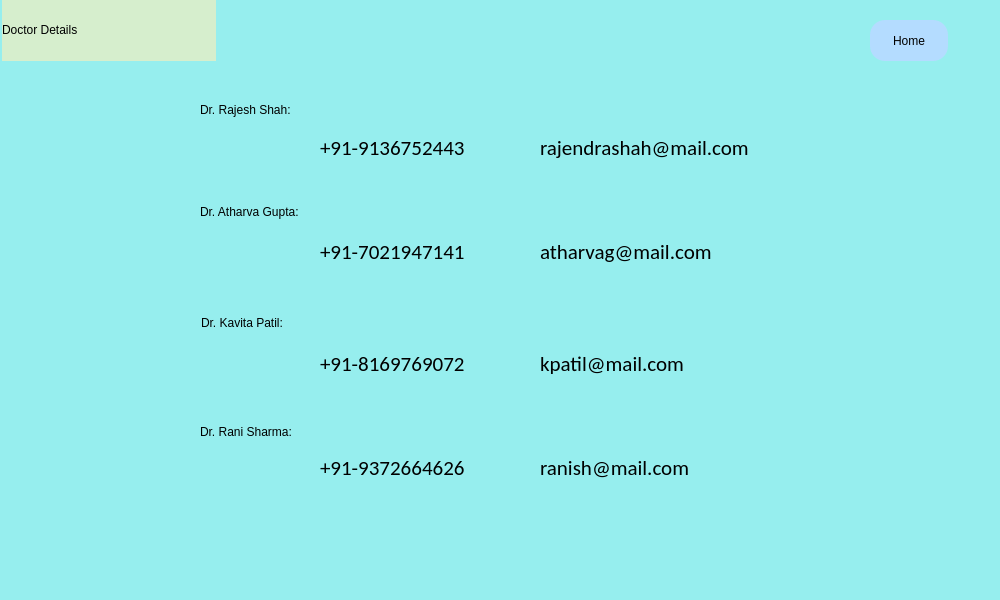
<?xml version="1.0" encoding="UTF-8"?>
<ui version="4.0">
 <class>Dialog</class>
 <widget class="QDialog" name="Dialog">
  <property name="geometry">
   <rect>
    <x>0</x>
    <y>0</y>
    <width>1000</width>
    <height>600</height>
   </rect>
  </property>
  <property name="minimumSize">
   <size>
    <width>1000</width>
    <height>600</height>
   </size>
  </property>
  <property name="windowTitle">
   <string>TrustedTest</string>
  </property>
  <property name="windowIcon">
   <iconset>
    <normaloff>App.png</normaloff>App.png</iconset>
  </property>
  <widget class="QWidget" name="widget" native="true">
   <property name="geometry">
    <rect>
     <x>0</x>
     <y>0</y>
     <width>1001</width>
     <height>601</height>
    </rect>
   </property>
   <property name="styleSheet">
    <string notr="true">background-color: rgb(150, 238, 238);</string>
   </property>
   <widget class="QLabel" name="label">
    <property name="geometry">
     <rect>
      <x>2</x>
      <y>-2</y>
      <width>214</width>
      <height>63</height>
     </rect>
    </property>
    <property name="styleSheet">
     <string notr="true">font: 26pt &quot;Calibri&quot;;
background-color: rgb(214, 238, 205);</string>
    </property>
    <property name="text">
     <string>Doctor Details</string>
    </property>
   </widget>
   <widget class="QPushButton" name="but_home">
    <property name="geometry">
     <rect>
      <x>870</x>
      <y>20</y>
      <width>78</width>
      <height>41</height>
     </rect>
    </property>
    <property name="styleSheet">
     <string notr="true">QPushButton#but_home{
	font: 10pt &quot;Calibri&quot;;
	background-color: rgb(180, 220, 255);
	border-radius:15px;
	font: 12pt &quot;MS Shell Dlg 2&quot;;
}
QPushButton#but_home:hover{
	font: 10pt &quot;Calibri&quot;;
	background-color: rgb(189, 238, 238);
	border-radius:15px;
	font: 12pt &quot;MS Shell Dlg 2&quot;;
}</string>
    </property>
    <property name="text">
     <string>Home</string>
    </property>
    <property name="icon">
     <iconset>
      <normaloff>Home.png</normaloff>Home.png</iconset>
    </property>
    <property name="autoDefault">
     <bool>false</bool>
    </property>
    <property name="flat">
     <bool>false</bool>
    </property>
   </widget>
   <widget class="QLabel" name="label_2">
    <property name="geometry">
     <rect>
      <x>200</x>
      <y>90</y>
      <width>211</width>
      <height>39</height>
     </rect>
    </property>
    <property name="styleSheet">
     <string notr="true">font: 24pt &quot;Calibri&quot;;</string>
    </property>
    <property name="text">
     <string>Dr. Rajesh Shah:</string>
    </property>
   </widget>
   <widget class="QLabel" name="label_3">
    <property name="geometry">
     <rect>
      <x>200</x>
      <y>192</y>
      <width>245</width>
      <height>39</height>
     </rect>
    </property>
    <property name="styleSheet">
     <string notr="true">font: 24pt &quot;Calibri&quot;;</string>
    </property>
    <property name="text">
     <string>Dr. Atharva Gupta:</string>
    </property>
   </widget>
   <widget class="QLabel" name="label_4">
    <property name="geometry">
     <rect>
      <x>201</x>
      <y>304</y>
      <width>190</width>
      <height>37</height>
     </rect>
    </property>
    <property name="styleSheet">
     <string notr="true">font: 24pt &quot;Calibri&quot;;</string>
    </property>
    <property name="text">
     <string>Dr. Kavita Patil: </string>
    </property>
   </widget>
   <widget class="QLabel" name="label_5">
    <property name="geometry">
     <rect>
      <x>200</x>
      <y>413</y>
      <width>218</width>
      <height>37</height>
     </rect>
    </property>
    <property name="styleSheet">
     <string notr="true">font: 24pt &quot;Calibri&quot;;</string>
    </property>
    <property name="text">
     <string>Dr. Rani Sharma:</string>
    </property>
   </widget>
   <widget class="QLabel" name="label_6">
    <property name="geometry">
     <rect>
      <x>320</x>
      <y>130</y>
      <width>160</width>
      <height>37</height>
     </rect>
    </property>
    <property name="font">
     <font>
      <family>Calibri</family>
      <pointsize>16</pointsize>
      <weight>50</weight>
      <italic>false</italic>
      <bold>false</bold>
     </font>
    </property>
    <property name="styleSheet">
     <string notr="true">font: 16pt &quot;Calibri&quot;;</string>
    </property>
    <property name="text">
     <string>+91-9136752443</string>
    </property>
    <property name="textInteractionFlags">
     <set>Qt::LinksAccessibleByMouse|Qt::TextSelectableByMouse</set>
    </property>
   </widget>
   <widget class="QLabel" name="label_7">
    <property name="geometry">
     <rect>
      <x>320</x>
      <y>234</y>
      <width>160</width>
      <height>37</height>
     </rect>
    </property>
    <property name="font">
     <font>
      <family>Calibri</family>
      <pointsize>16</pointsize>
      <weight>50</weight>
      <italic>false</italic>
      <bold>false</bold>
     </font>
    </property>
    <property name="styleSheet">
     <string notr="true">font: 16pt &quot;Calibri&quot;;</string>
    </property>
    <property name="text">
     <string>+91-7021947141</string>
    </property>
    <property name="textInteractionFlags">
     <set>Qt::LinksAccessibleByMouse|Qt::TextSelectableByMouse</set>
    </property>
   </widget>
   <widget class="QLabel" name="label_8">
    <property name="geometry">
     <rect>
      <x>320</x>
      <y>346</y>
      <width>160</width>
      <height>37</height>
     </rect>
    </property>
    <property name="font">
     <font>
      <family>Calibri</family>
      <pointsize>16</pointsize>
      <weight>50</weight>
      <italic>false</italic>
      <bold>false</bold>
     </font>
    </property>
    <property name="styleSheet">
     <string notr="true">font: 16pt &quot;Calibri&quot;;</string>
    </property>
    <property name="text">
     <string>+91-8169769072</string>
    </property>
    <property name="textInteractionFlags">
     <set>Qt::LinksAccessibleByMouse|Qt::TextSelectableByMouse</set>
    </property>
   </widget>
   <widget class="QLabel" name="label_9">
    <property name="geometry">
     <rect>
      <x>320</x>
      <y>450</y>
      <width>160</width>
      <height>37</height>
     </rect>
    </property>
    <property name="font">
     <font>
      <family>Calibri</family>
      <pointsize>16</pointsize>
      <weight>50</weight>
      <italic>false</italic>
      <bold>false</bold>
     </font>
    </property>
    <property name="styleSheet">
     <string notr="true">font: 16pt &quot;Calibri&quot;;</string>
    </property>
    <property name="text">
     <string>+91-9372664626</string>
    </property>
    <property name="textInteractionFlags">
     <set>Qt::LinksAccessibleByMouse|Qt::TextSelectableByMouse</set>
    </property>
   </widget>
   <widget class="QLabel" name="label_10">
    <property name="geometry">
     <rect>
      <x>540</x>
      <y>130</y>
      <width>220</width>
      <height>37</height>
     </rect>
    </property>
    <property name="font">
     <font>
      <family>Calibri</family>
      <pointsize>16</pointsize>
      <weight>50</weight>
      <italic>false</italic>
      <bold>false</bold>
     </font>
    </property>
    <property name="styleSheet">
     <string notr="true">font: 16pt &quot;Calibri&quot;;</string>
    </property>
    <property name="text">
     <string>rajendrashah@mail.com</string>
    </property>
    <property name="textInteractionFlags">
     <set>Qt::LinksAccessibleByMouse|Qt::TextSelectableByMouse</set>
    </property>
   </widget>
   <widget class="QLabel" name="label_11">
    <property name="geometry">
     <rect>
      <x>540</x>
      <y>234</y>
      <width>180</width>
      <height>37</height>
     </rect>
    </property>
    <property name="font">
     <font>
      <family>Calibri</family>
      <pointsize>16</pointsize>
      <weight>50</weight>
      <italic>false</italic>
      <bold>false</bold>
     </font>
    </property>
    <property name="styleSheet">
     <string notr="true">font: 16pt &quot;Calibri&quot;;</string>
    </property>
    <property name="text">
     <string>atharvag@mail.com</string>
    </property>
    <property name="textInteractionFlags">
     <set>Qt::LinksAccessibleByMouse|Qt::TextSelectableByMouse</set>
    </property>
   </widget>
   <widget class="QLabel" name="label_12">
    <property name="geometry">
     <rect>
      <x>540</x>
      <y>346</y>
      <width>150</width>
      <height>37</height>
     </rect>
    </property>
    <property name="font">
     <font>
      <family>Calibri</family>
      <pointsize>16</pointsize>
      <weight>50</weight>
      <italic>false</italic>
      <bold>false</bold>
     </font>
    </property>
    <property name="styleSheet">
     <string notr="true">font: 16pt &quot;Calibri&quot;;</string>
    </property>
    <property name="text">
     <string>kpatil@mail.com</string>
    </property>
    <property name="textInteractionFlags">
     <set>Qt::LinksAccessibleByMouse|Qt::TextSelectableByMouse</set>
    </property>
   </widget>
   <widget class="QLabel" name="label_13">
    <property name="geometry">
     <rect>
      <x>540</x>
      <y>450</y>
      <width>160</width>
      <height>37</height>
     </rect>
    </property>
    <property name="font">
     <font>
      <family>Calibri</family>
      <pointsize>16</pointsize>
      <weight>50</weight>
      <italic>false</italic>
      <bold>false</bold>
     </font>
    </property>
    <property name="styleSheet">
     <string notr="true">font: 16pt &quot;Calibri&quot;;</string>
    </property>
    <property name="text">
     <string>ranish@mail.com</string>
    </property>
    <property name="textInteractionFlags">
     <set>Qt::LinksAccessibleByMouse|Qt::TextSelectableByMouse</set>
    </property>
   </widget>
  </widget>
 </widget>
 <resources/>
 <connections/>
</ui>
